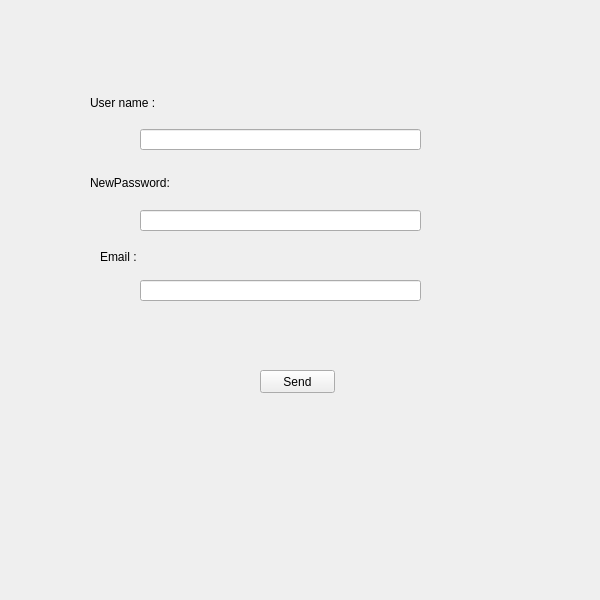
<?xml version="1.0" encoding="UTF-8"?>
<ui version="4.0">
 <class>ForgetPassword</class>
 <widget class="QWidget" name="ForgetPassword">
  <property name="geometry">
   <rect>
    <x>0</x>
    <y>0</y>
    <width>600</width>
    <height>600</height>
   </rect>
  </property>
  <property name="windowTitle">
   <string>Form</string>
  </property>
  <widget class="QLabel" name="label">
   <property name="geometry">
    <rect>
     <x>90</x>
     <y>93</y>
     <width>121</width>
     <height>20</height>
    </rect>
   </property>
   <property name="text">
    <string>User name :</string>
   </property>
  </widget>
  <widget class="QLabel" name="label_2">
   <property name="geometry">
    <rect>
     <x>90</x>
     <y>173</y>
     <width>91</width>
     <height>20</height>
    </rect>
   </property>
   <property name="text">
    <string>NewPassword:</string>
   </property>
  </widget>
  <widget class="QLabel" name="label_3">
   <property name="geometry">
    <rect>
     <x>100</x>
     <y>250</y>
     <width>47</width>
     <height>13</height>
    </rect>
   </property>
   <property name="text">
    <string>Email :</string>
   </property>
  </widget>
  <widget class="QLineEdit" name="UserName">
   <property name="geometry">
    <rect>
     <x>140</x>
     <y>129</y>
     <width>281</width>
     <height>21</height>
    </rect>
   </property>
  </widget>
  <widget class="QLineEdit" name="NewPassword">
   <property name="geometry">
    <rect>
     <x>140</x>
     <y>210</y>
     <width>281</width>
     <height>21</height>
    </rect>
   </property>
  </widget>
  <widget class="QLineEdit" name="Email">
   <property name="geometry">
    <rect>
     <x>140</x>
     <y>280</y>
     <width>281</width>
     <height>21</height>
    </rect>
   </property>
  </widget>
  <widget class="QPushButton" name="ButtonSend">
   <property name="geometry">
    <rect>
     <x>260</x>
     <y>370</y>
     <width>75</width>
     <height>23</height>
    </rect>
   </property>
   <property name="text">
    <string>Send</string>
   </property>
  </widget>
 </widget>
 <resources/>
 <connections/>
</ui>
